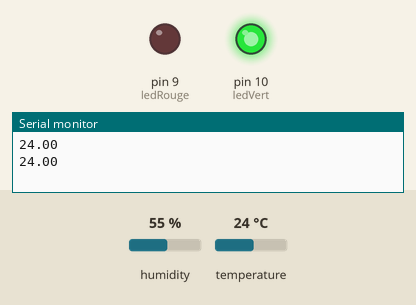
Recording of a sketch running on a simulated Arduino Uno, built with avr-gcc and run on an emulated ATmega328P. Shown: output pins drawn as LEDs (lit = HIGH), the last lines printed to the serial monitor. The inputs (shaded band) are chosen by the test bench; at power-on: temperature 24 °C, humidity 55 %.

Above: at 5.8 s.
5.9 s: temperature set to 28 °C
At 11.4 s:
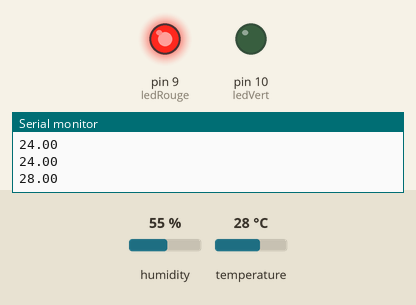
11.9 s: temperature set to 12 °C
At 16.1 s:
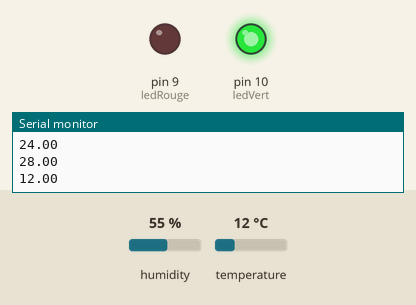
17.9 s: temperature set to 33 °C
At 20.8 s:
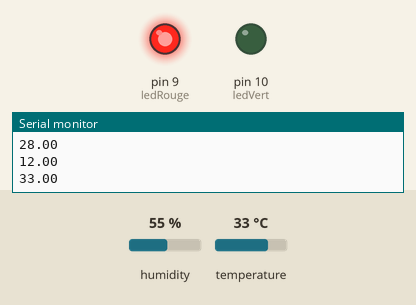
Timing chart, 0 to 22.3 s (numbered marks = the images above; inputs shaded):
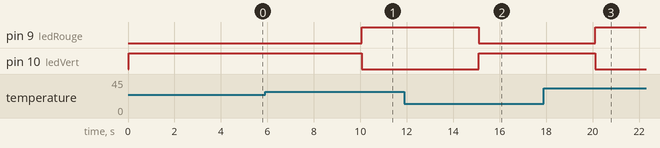

The sketch:

temperature.ino
```cpp
#include <dht.h>

dht DHT;
int ledRouge=9;
int ledVert=10;

#define DHT11_PIN 8

void setup(){
  Serial.begin(9600);
  pinMode(ledRouge, OUTPUT);
  pinMode(ledVert, OUTPUT);
  digitalWrite(ledRouge,LOW);
  digitalWrite(ledVert,LOW);
}

void loop(){
  int chk = DHT.read11(DHT11_PIN);
  Serial.println(DHT.temperature);
  if(DHT.temperature<27){
    digitalWrite(ledVert,HIGH);
    digitalWrite(ledRouge,LOW);
  }else{
    digitalWrite(ledRouge,HIGH);
    digitalWrite(ledVert,LOW);
  }
  delay(5000);
}
```

Measured:
- the behaviour switches between 26 and 27 °C on temperature (found by bisection; images 0 and 1)
- after the input at 5.9 s, pin 9 (ledRouge): LOW → HIGH after 4.2 s; pin 10 (ledVert): HIGH → LOW after 4.2 s
- after the input at 11.9 s, pin 9 (ledRouge): HIGH → LOW after 3.2 s; pin 10 (ledVert): LOW → HIGH after 3.2 s
- after the input at 17.9 s, pin 9 (ledRouge): LOW → HIGH after 2.2 s; pin 10 (ledVert): HIGH → LOW after 2.2 s
